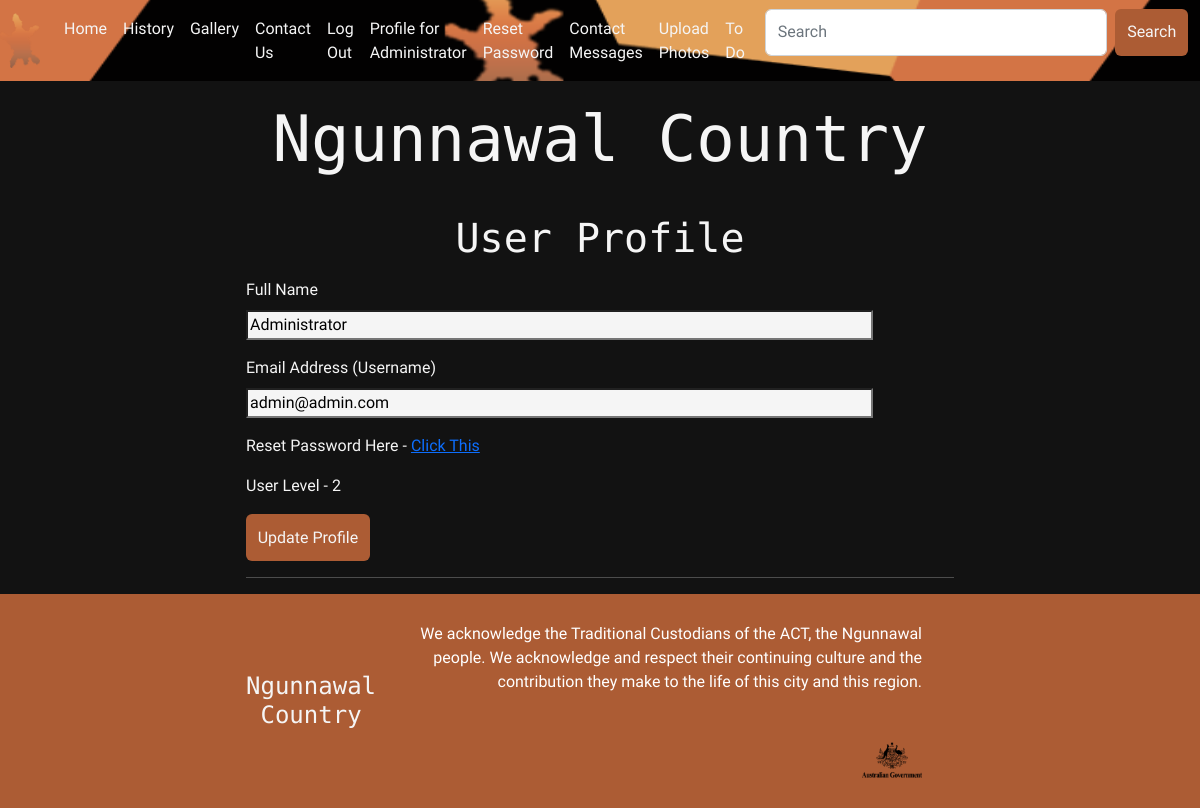
The app's page /profile (signed in) with its own data.
### models.py (models this page shows, shortened)
class User(UserMixin, db.Model):
    id = db.Column(db.Integer, primary_key=True)
    email_address = db.Column(db.String(255), unique=True)
    name = db.Column(db.String(255))
    password_hash = db.Column(db.String(255))
    user_level = db.Column(db.Integer)
    def is_admin(self):
        if self.user_level == 2:
            return True
        else:
            return False

### app.py (the view)
@app.route('/profile', methods=['GET', 'POST'])
@login_required
def profile():
    form = UserProfileForm()
    user = User.query.filter_by(email_address=current_user.email_address).first()
    if request.method == 'GET':
        form.name.data = user.name
        form.email_address.data = user.email_address
    if form.validate_on_submit():
        user.update_details(email_address=form.email_address.data, name=form.name.data)
        db.session.commit()
        flash("Your details have been changed")
        return redirect(url_for("homepage"))
    return render_template("userprofile.html", title="Ngunnawal Country | Profile", user=current_user, form=form)

### forms.py
class UserProfileForm(FlaskForm):
    email_address = StringField("Email Address (Username)", validators=[DataRequired(), Email()], render_kw={"class": "text-box"})
    name = StringField("Full Name", validators=[DataRequired()], render_kw={"class": "text-box"})
    submit = SubmitField("Update Profile", render_kw={"class": "btn"})

### models.py (called while the page is built)
@login.user_loader
def load_user(id):
    return User.query.get(int(id))

### templates/userprofile.html (shortened to what this page needs)
{% extends 'template.html' %}
{% block cellContent1 %}
    <h2 class="section-header">User Profile</h2>
{% endblock %}
{% block cellContent2 %}
    <form action="" method="post">
        <p>
            {{ form.name.label }}<br>
            {{ form.name(size=64) }}<br>
        </p>
        <p>
            {{ form.email_address.label }}<br>
            {{ form.email_address(size=64) }}<br>
        </p>
        <p>
            Reset Password Here - <a href="/passwordreset">Click This</a>
        </p>
        <p>
            {% if user.user_level==1 %} Administrator
            {% else %}
                User Level - {{ user.user_level }}
            {% endif %}
        </p>
        <p>
            {{ form.submit() }}
        </p>
    </form>
{% endblock %}

### templates/template.html (shortened to what this page needs)
<!DOCTYPE html>
<head>
    <link rel="stylesheet" href="https://cdn.jsdelivr.net/npm/bootstrap@4.0.0/dist/css/bootstrap.min.css"
/>
    <link rel="stylesheet" href="/static/css/bootstrap.css"
/>
    <link rel="stylesheet" href="/static/styles.css"/>
</head>
<body>
<header>
    <nav
            class="navbar navbar-dark bg-dark navbar-expand-lg"
            style="background-image: url(/static/Images/Requisites/Ngunnawal-country-banner.png);
    background-size: 1000px 150px;
    background-position: right;
    background-repeat: repeat;"
            role="navigation">
        <img
                class="navbar-brand"
                src="/static/Images/Requisites/Ngunnawal-logo.png"
                width="40px"
                height="65px" href="#"></a>
        <div class="collapse navbar-collapse" id="navbarNavAltMarkup">
            <div class="navbar-nav">
                    <a class="nav-item nav-link active"
                       style="color: whitesmoke;"
                       href="/">Home
                       <span class="sr-only">(current)</span></a>
                    <a class="nav-item nav-link"
                       style="color: whitesmoke;"
                       href="/history">History</a>
                    <a class="nav-item nav-link"
                       style="color: whitesmoke;"
                       href="/gallery">Gallery</a>
                    <a class="nav-item nav-link"
                       style="color: whitesmoke;"
                       href="/contact">Contact Us</a>
                {% if user.is_anonymous %}
                    <a class="nav-item nav-link"
                       style="color: whitesmoke;"
                       href="/register">User Registration</a>
                    <a class="nav-item nav-link"
                       style="color: whitesmoke;"
                       href="/login">Login</a>
                {% elif current_user.is_admin() %}
                    <a class="nav-item nav-link"
                       style="color: whitesmoke;"
                       href="/logout">Log Out</a>
                    <a class="nav-item nav-link" style="color: whitesmoke;"
                       href="/profile">Profile for {{ user.name }}</a>
                    <a class="nav-item nav-link"
                       style="color: whitesmoke;"
                       href="/passwordreset">Reset Password</a>
                    <a class="nav-item nav-link"
                       style="color: whitesmoke;"
                       href="/contactmessages">Contact Messages</a>
                    <a class="nav-item nav-link"
                       style="color: whitesmoke;"
                       href="/uploadphotos">Upload Photos</a>
                    <a class="nav-item nav-link"
                       style="color: whitesmoke;"
                       href="/todo">To Do</a>
                {% endif %}
                <div class="search-box container-fluid">
                    <form class="d-flex" role="search">
                        <input class="search-box-text form-control me-2" type="search" placeholder="Search"
                               aria-label="Search">
                        <button class="btn" type="submit">Search</button>
                    </form>
                </div>
            </div>
        </div>
    </nav>
    <h1
            class="company-name company-name-large"
            style="padding-top: 20px; padding-bottom: 20px;">Ngunnawal Country</h1>
</header>
<section class="content-section container">
    <p>
        {% block cellContent1 %} {% endblock %}
    </p>
    <p>
        {% block cellContent2 %} {% endblock %}
    </p>
    <hr/>
</section>
<footer class="main-footer">
    <div class="container main-footer-container">
        <h3 style="font-size: 1.5em;" class="company-name">Ngunnawal Country</h3>
        <ul class="nav footer-nav">
            <li>
                <a>
                    We acknowledge the Traditional Custodians of the ACT, the Ngunnawal
                    people. We acknowledge and respect their continuing culture and the
                    contribution they make to the life of this city and this region.
                </a>
            </li>
            <li style="width: 100%;">
                <a href="https://www.act.gov.au/ngunnawal-country"
                   style="background-size:contain">
                    <img src="/static/Images/Footer/government-icon.png"/>
                </a>
            </li>
        </ul>
    </div>
</footer>
</body>
</html>

### static/styles.css (style rules this page uses)
* { box sizing: border-box; font-family: 'Urbanist', sans-serif; }
html, body { margin: 0; padding: 0; }
.nav li { display: inline; }
.nav a { display: inline-block; padding: 1.5em; color: white; text-decoration: none; }
.company-name { text-align: center; color: whitesmoke; font-family: 'Azeret Mono', monospace; margin: 0; font-size: 3em; }
.company-name-large { font-size: 4em; }
.content-section { margin: 1em; }
.container { max-width: 900px; margin: 0 auto; padding: 0 6em; }
.section-header { font-family: 'Azeret Mono', monospace; color: whitesmoke; text-decoration: none; text-align: center; font-size: 2.5em; }
.main-footer { background-color: #ac5c34; color: White; padding: .25em 0; }
.main-footer-container { display: flex; align-items: center; }
.main-footer-container ul { flex-grow: 1; text-align: right; }
.footer-nav li { padding: 0 .5em; }
.footer-nav img { width: 60px; height: 38px; }
.btn { color: whitesmoke; background-color: #ac5c34; text-align: center; vertical-align: middle; padding: .67em; cursor: pointer; }
body { background-color: #121212; color: whitesmoke; }
.search-box-text { color: whitesmoke; }
.text-box { background-color: whitesmoke; }

### records on screen
User: name "Administrator", email_address "admin@admin.com", user_level "2"
